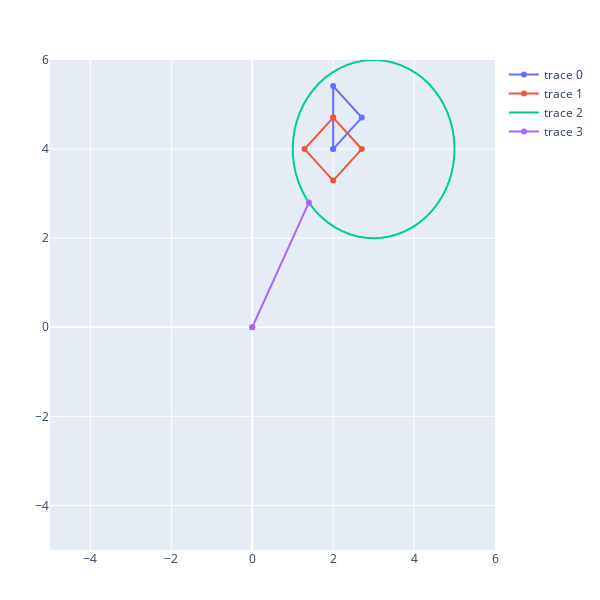

Notebook cell for this chart:
### Code cell
R = LinearMap(RotMatrix{2}(π/4))
T = Translation(2.0, 4.0)
s = MySquare(1).g
t = Triangle(Point(0,0), Point(1,0), Point(1,1))
c = Circle(Point(1,0),2)

st = transform(t,T∘R)
ss = transform(s,T∘R)
sc = transform(c,T)
D  = DiagramDual(Prim.([st,ss,sc]))


v = [2.0,4.0]
v = normalize(v) * trace(D,v)

l = Line(Point(0.0,0.),Point(v...))

layout = Layout(
    xaxis = attr(range = [-5, 6]),
    yaxis = attr(range = [-5, 6]),
    width = 600,
    height = 600
)
pt = plotgeometry(D)
pl = plotgeometry(l)

plot(vcat(pt,pl),layout)

### Figure 1 — Plotly figure (JSON) as saved in the notebook; plotly's stock layout.template omitted (floating-point values rounded to 4 significant figures)
{"data": [{"type": "scatter", "x": [2, 2.707, 2, 2], "y": [4, 4.707, 5.414, 4]}, {"type": "scatter", "x": [2, 1.293, 2, 2.707, 2], "y": [4.707, 4, 3.293, 4, 4.707]}, {"type": "scatter", "x": [3, 2.801, 2.604, 2.41, 2.223, 2.043, 1.873, 1.714, 1.568, 1.436, 1.32, 1.22, 1.138, 1.075, 1.03, 1.006, 1.001, 1.016, 1.05, 1.104, 1.177, 1.268, 1.376, 1.5, 1.64, 1.792, 1.957, 2.132, 2.316, 2.506, 2.702, 2.9, 3.1, 3.298, 3.494, 3.684, 3.868, 4.043, 4.208, 4.36, 4.5, 4.624, 4.732, 4.823, 4.896, 4.95, 4.984, 4.999, 4.994, 4.97, 4.925, 4.862, 4.78, 4.68, 4.564, 4.432, 4.286, 4.127, 3.957, 3.777, 3.59, 3.396, 3.199, 3.0, 3], "y": [2, 2.01, 2.04, 2.089, 2.157, 2.244, 2.348, 2.468, 2.604, 2.753, 2.915, 3.088, 3.269, 3.458, 3.653, 3.851, 4.05, 4.249, 4.445, 4.637, 4.823, 5.0, 5.167, 5.323, 5.466, 5.594, 5.707, 5.802, 5.879, 5.938, 5.978, 5.998, 5.998, 5.978, 5.938, 5.879, 5.802, 5.707, 5.594, 5.466, 5.323, 5.167, 5.0, 4.823, 4.637, 4.445, 4.249, 4.05, 3.851, 3.653, 3.458, 3.269, 3.088, 2.915, 2.753, 2.604, 2.468, 2.348, 2.244, 2.157, 2.089, 2.04, 2.01, 2, 2]}, {"type": "scatter", "x": [0, 1.401, 0], "y": [0, 2.802, 0]}], "layout": {"height": 600, "margin": {"b": 50, "l": 50, "r": 50, "t": 60}, "width": 600, "xaxis": {"range": [-5, 6], "type": "linear"}, "yaxis": {"range": [-5, 6], "type": "linear"}}}
